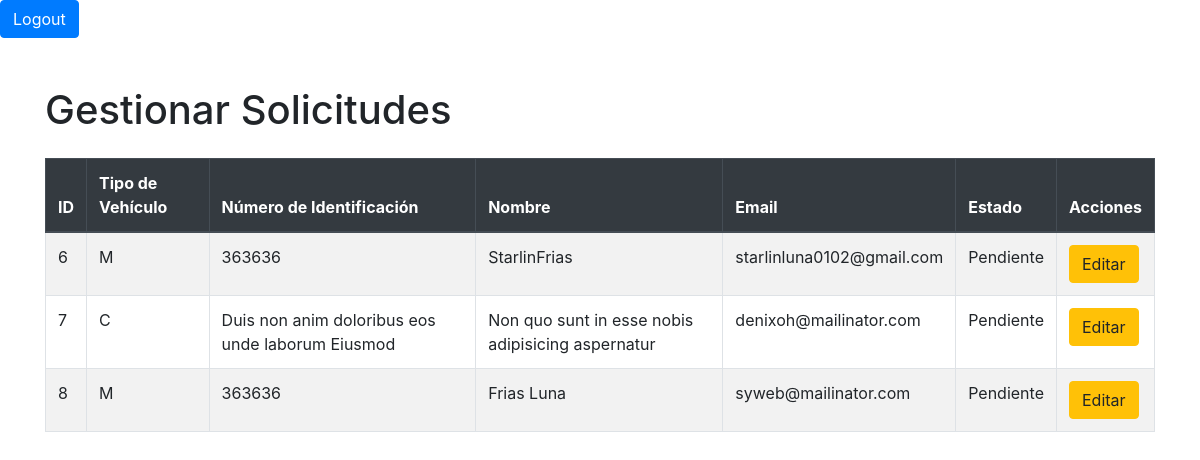
The page /solicitudes/gestionar/ (signed in) on the database as committed earlier.
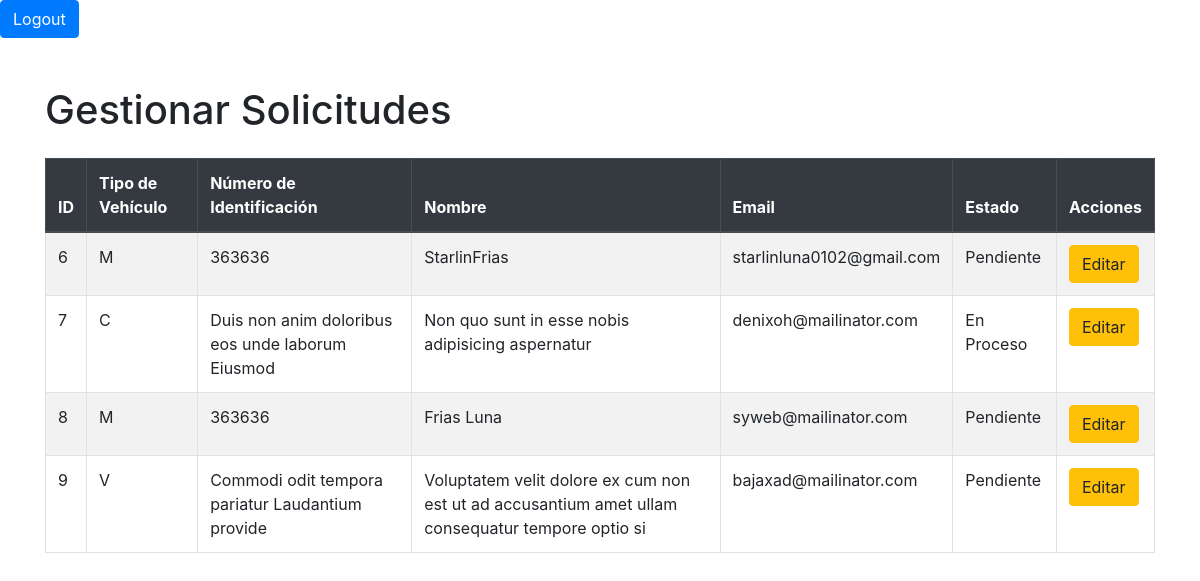
The same page on the database as committed later.
### solicitudes/models.py (models this page shows, shortened)
class Solicitud(models.Model):
    MATRICULA = 'M'
    CHASIS = 'C'
    VIN = 'V'
    TIPO_VEHICULO_CHOICES = [
        (MATRICULA, 'Matrícula'),
        (CHASIS, 'Número de Chasis'),
        (VIN, 'Número de VIN'),
    ]
    ESTADO_CHOICES = [
        ('Pendiente', 'Pendiente'),
        ('En Proceso', 'En Proceso'),
        ('Aprobado', 'Aprobado'),
        ('Rechazado', 'Rechazado'),
    ]
    usuario = models.ForeignKey(User, on_delete=models.CASCADE)
    tipo_vehiculo = models.CharField(max_length=1, choices=TIPO_VEHICULO_CHOICES)
    numero_identificacion = models.CharField(max_length=50)
    nombre_solicitante = models.CharField(max_length=100)
    email_solicitante = models.EmailField()
    archivo_matricula = models.FileField(upload_to='archivos/matriculas/')
    archivo_licencia = models.FileField(upload_to='archivos/licencias/')
    fecha_solicitud = models.DateTimeField(auto_now_add=True)
    estado = models.CharField(max_length=20, choices=ESTADO_CHOICES, default='Pendiente')
    comentario = models.TextField(blank=True, null=True)
    numero_poliza = models.CharField(max_length=100, blank=True, null=True)
    fecha_emision = models.DateField(blank=True, null=True)
    fecha_expiracion = models.DateField(blank=True, null=True)
    carnet_seguro = models.ImageField(upload_to='archivos/carnets/', blank=True, null=True)

### solicitudes/views.py (the view)
# urls.py: path('gestionar/', views.gestionar_solicitudes, name='gestionar_solicitudes'),
@user_passes_test(is_agent)
def gestionar_solicitudes(request):
    solicitudes = Solicitud.objects.all()
    return render(request, 'solicitudes/gestionar_solicitudes.html', {'solicitudes': solicitudes})

### solicitudes/views.py (called while the page is built)
def is_agent(user):
    return user.is_staff  # Verifica si el usuario pertenece al grupo de agentes

### solicitudes/templates/solicitudes/gestionar_solicitudes.html (shortened to what this page needs)
<!DOCTYPE html>
<html lang="en">
<head>
    <link href="https://stackpath.bootstrapcdn.com/bootstrap/4.5.2/css/bootstrap.min.css" rel="stylesheet">
</head>
<a href="{% url 'logout' %}" class="btn btn-primary">Logout</a>
<body>
<div class="container mt-5">
    <h1 class="mb-4">Gestionar Solicitudes</h1>
    <table class="table table-bordered table-striped">
        <thead class="thead-dark">
        <tr>
            <th>ID</th>
            <th>Tipo de Vehículo</th>
            <th>Número de Identificación</th>
            <th>Nombre</th>
            <th>Email</th>
            <th>Estado</th>
            <th>Acciones</th>
        </tr>
        </thead>
        <tbody>
        {% for solicitud in solicitudes %}
        <tr>
            <td>{{ solicitud.id }}</td>
            <td>{{ solicitud.tipo_vehiculo }}</td>
            <td>{{ solicitud.numero_identificacion }}</td>
            <td>{{ solicitud.nombre_solicitante }}</td>
            <td>{{ solicitud.email_solicitante }}</td>
            <td>{{ solicitud.estado }}</td>
            <td>
                <a href="{% url 'solicitudes:editar_solicitud' pk=solicitud.id %}" class="btn btn-warning">Editar</a>
            </td>
        </tr>
        {% empty %}
        <tr>
            <td colspan="7" class="text-center">No hay solicitudes disponibles.</td>
        </tr>
        {% endfor %}
        </tbody>
    </table>
</div>
</body>
</html>

Rows that differ between the two databases and show on the page:
changed Solicitud "Duis non anim doloribus eos unde laborum Eiusmod": estado "Pendiente" → "En Proceso"
added Solicitud: id "9", tipo_vehiculo "V", numero_identificacion "Commodi odit tempora pariatur Laudantium provide", nombre_solicitante "Voluptatem velit dolore ex cum non est ut ad accusantium amet ullam consequatur tempore optio si", email_solicitante "bajaxad@mailinator.com", estado "Pendiente"
